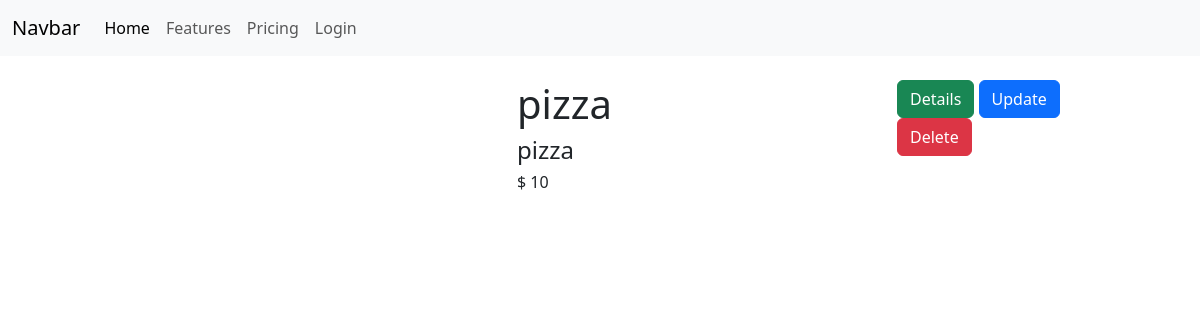
The page /food/ on the database as committed earlier.
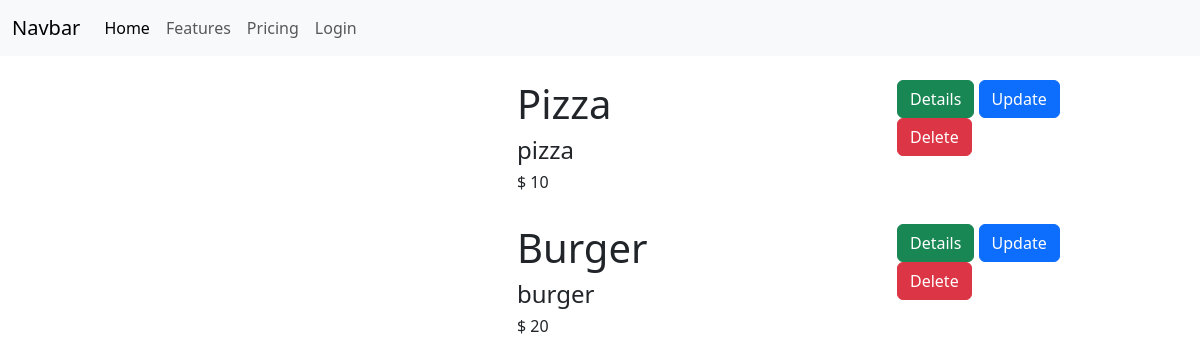
The same page on the database as committed later.
### food/models.py (models this page shows, shortened)
class Item(models.Model):
    item_name=models.CharField(max_length=100)
    item_desc=models.CharField(max_length=100)
    item_price=models.IntegerField()
    item_image=models.CharField(max_length=500,default="https://theme-assets.getbento.com/sensei/fc2db91.sensei/assets/images/catering-item-placeholder-704x520.png")

### food/views.py (the view)
# urls.py: path("",views.index,name='index'),
def index(request):
    items=Item.objects.all()
    template=loader.get_template('food/index.html')
    return HttpResponse(template.render({
        'items':items
    },request))

### food/templates/food/index.html (shortened to what this page needs)
{% extends 'food/base.html'%}
    {% block content%}
    <div class="container my-3">
    {%for item in items%}
    <div class="row my-4">
        <div class="col-md-3 offset-md-2">
        </div>
        <div class="col-md-4">
            <h1>{{item.item_name}}</h1>
            <h4>{{item.item_desc}}</h4>
            <h6>$ {{item.item_price}}</h6>
        </div>
        <div class="col-md-2">
            <a href="{% url 'food:details' item.id %}"  class="btn btn-success">Details</a>
            <a href="{% url 'food:update' item.id %}" class="btn btn-primary">Update</a>
            <a href="{% url 'food:delete' item.id %}" class="btn btn-danger">Delete</a>
        </div>
    </div>
    {%endfor%}
</div>
    {% endblock %}

### food/templates/food/base.html (shortened to what this page needs)
{% load static %}
<!DOCTYPE html>
<html lang="en">
<head>
    <link href="https://cdn.jsdelivr.net/npm/bootstrap@5.3.3/dist/css/bootstrap.min.css" rel="stylesheet">
    <link rel="stylesheet" href="{% static 'food/style.css'%}">
</head>
<body>
    <nav class="navbar navbar-expand-lg bg-body-tertiary">
        <div class="container-fluid">
          <a class="navbar-brand" href="#">Navbar</a>
          <div class="collapse navbar-collapse" id="navbarNav">
            <ul class="navbar-nav">
              <li class="nav-item">
                <a class="nav-link active" aria-current="page" href="#">Home</a>
              </li>
              <li class="nav-item">
                <a class="nav-link" href="#">Features</a>
              </li>
              <li class="nav-item">
                <a class="nav-link" href="#">Pricing</a>
              </li>
              <li class="nav-item">
                {% if user.is_authenticated %}
                <a class="nav-link"  href="{% url 'logout'%}">Logout</a>
                {% else %}
                <a class="nav-link" href="{% url 'login'%}">Login</a>
                {% endif %}
              </li>
            </ul>
          </div>
        </div>
      </nav>
      {% block content%}
      {% endblock %}
</body>
</html>

Rows that differ between the two databases and show on the page:
changed Item "pizza": item_name "pizza" → "Pizza"
added Item: item_name "Burger", item_desc "burger", item_price "20"
